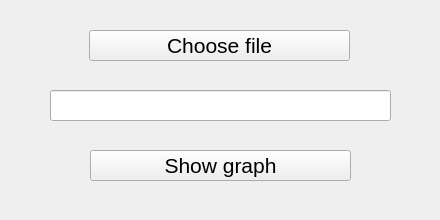
<?xml version="1.0" encoding="UTF-8"?>
<ui version="4.0">
 <class>interface</class>
 <widget class="QWidget" name="interface">
  <property name="geometry">
   <rect>
    <x>0</x>
    <y>0</y>
    <width>440</width>
    <height>220</height>
   </rect>
  </property>
  <property name="windowTitle">
   <string>interface</string>
  </property>
  <widget class="QPushButton" name="File">
   <property name="geometry">
    <rect>
     <x>89</x>
     <y>30</y>
     <width>261</width>
     <height>31</height>
    </rect>
   </property>
   <property name="font">
    <font>
     <pointsize>16</pointsize>
    </font>
   </property>
   <property name="text">
    <string>Choose file</string>
   </property>
  </widget>
  <widget class="QPushButton" name="Show">
   <property name="geometry">
    <rect>
     <x>90</x>
     <y>150</y>
     <width>261</width>
     <height>31</height>
    </rect>
   </property>
   <property name="font">
    <font>
     <pointsize>16</pointsize>
    </font>
   </property>
   <property name="text">
    <string>Show graph</string>
   </property>
  </widget>
  <widget class="QLineEdit" name="Path">
   <property name="geometry">
    <rect>
     <x>50</x>
     <y>90</y>
     <width>341</width>
     <height>31</height>
    </rect>
   </property>
  </widget>
 </widget>
 <resources/>
 <connections/>
</ui>
